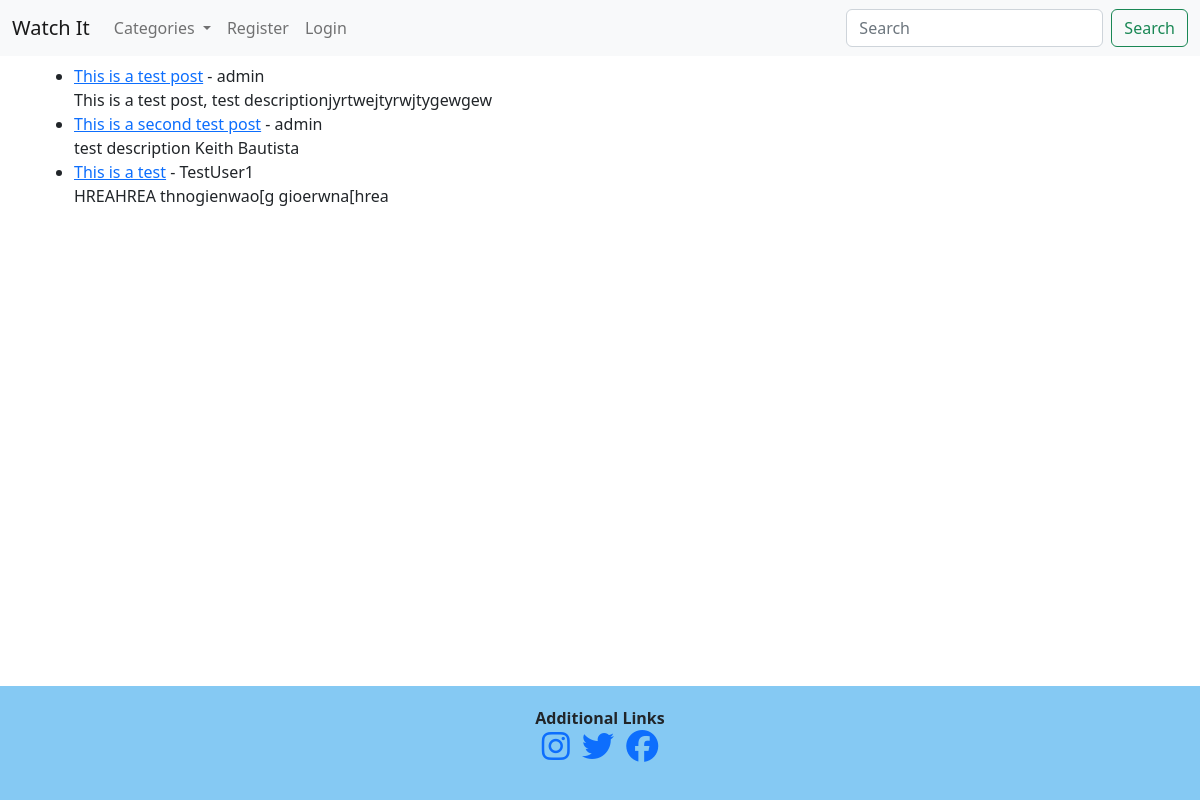
Before: /category/Action/ with the older database file.
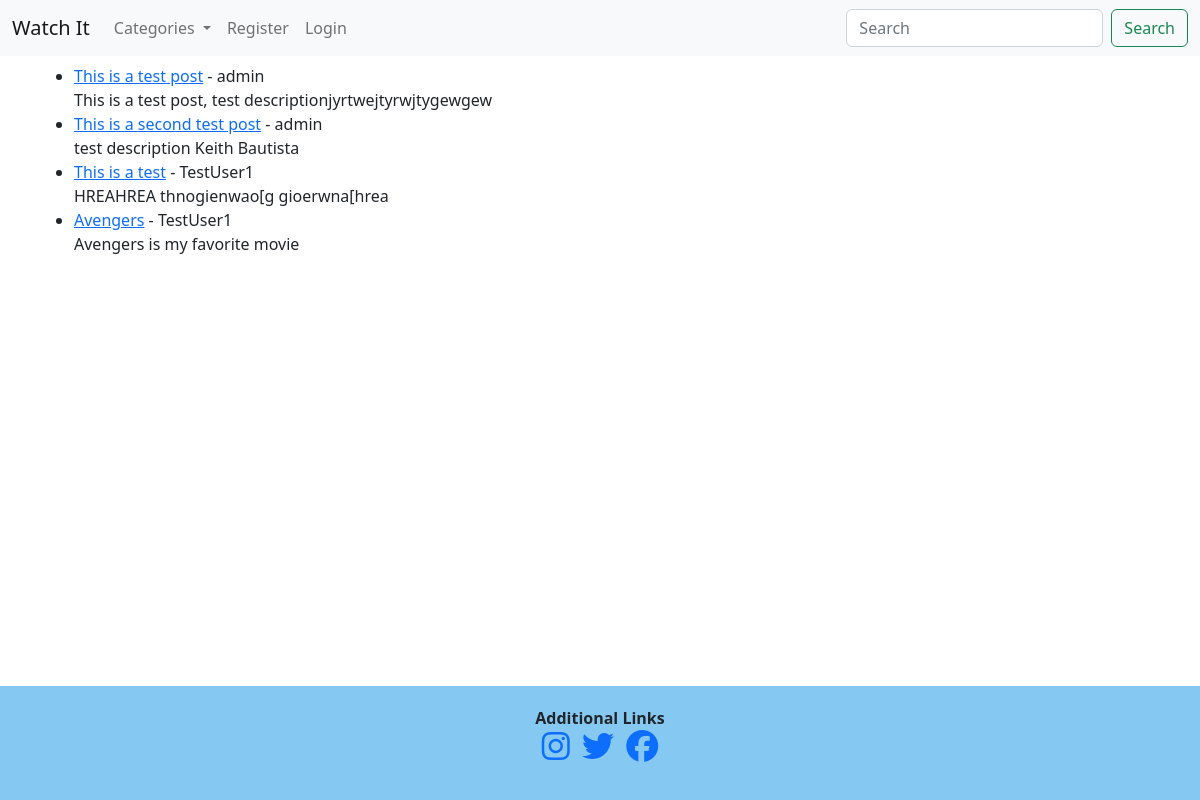
After: the same page with the newer database file.
### watchit/models.py (models this page shows, shortened)
class Post(models.Model):
    title = models.CharField(max_length=255)
    title_tag = models.CharField(max_length=255)
    author = models.ForeignKey(User, on_delete=models.CASCADE)
    """This will delete all of users' posts"""
    body = models.TextField()
    post_date = models.DateField(auto_now_add=True)
    category = models.CharField(max_length=255, default='Action')
    likes = models.ManyToManyField(User, related_name='blog_posts')

### watchit/views.py (the view)
# urls.py: path('category/<str:category>/', CategoryView, name="category"),
def CategoryView(request, category):
    category_posts = Post.objects.filter(category=category)
    context = {}
    context['category_posts'] = category_posts
    category_menu = Category.objects.all()
    context["category_menu"] = category_menu
    return render(request, 'categories.html', context)

### watchit/models.py (called while the page is built)
    def __str__(self):
        return self.name

### watchit/templates/categories.html (shortened to what this page needs)
{% extends 'base.html' %}
{% block content %}
    {% if user.is_authenticated %}
        {% if category_posts %}
            <h1>{{ Category.name }}</h1>
            <ul>
            {% for Post in category_posts %}
                <li><a href="{% url 'movie-detail' Post.pk %}">{{ Post.title }}</a> - {{ Post.author }} - <a href="{% url 'edit-movie' Post.pk %}">Edit Movie</a> <br/>
                {{ Post.body|slice:":200" }}</li>
            {% endfor %}
            </ul>
        {% else %}
            <h1>There are no posts here yet</h1>
        {% endif %}
    {% else %}
            {% if category_posts %}
            <ul>
            {% for Post in category_posts %}
                <li><a href="{% url 'movie-detail' Post.pk %}">{{ Post.title }}</a> - {{ Post.author }} <br/>
                {{ Post.body|slice:":200" }}</li>
            {% endfor %}
            </ul>
        {% else %}
            <h1>There are no posts here yet</h1>
        {% endif %}
        {% endif %}
{% endblock %}

Changed rows visible on the page:
added Post: title "Avengers", author "TestUser1", body "Avengers is my favorite movie"
